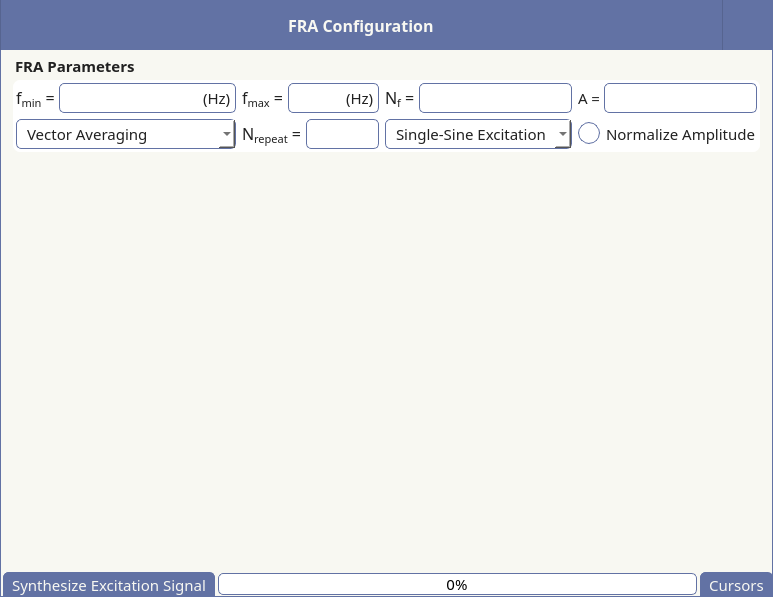
<?xml version="1.0" encoding="UTF-8"?>
<ui version="4.0">
 <class>MainWindow</class>
 <widget class="QMainWindow" name="MainWindow">
  <property name="windowModality">
   <enum>Qt::WindowModality::WindowModal</enum>
  </property>
  <property name="geometry">
   <rect>
    <x>0</x>
    <y>0</y>
    <width>773</width>
    <height>597</height>
   </rect>
  </property>
  <property name="windowTitle">
   <string>FRA Settings</string>
  </property>
  <property name="styleSheet">
   <string notr="true">QWidget {
	font-family: Droid Sans;
	font-size: 15px;
    color: #212121;
}

QTableWidget::item {
	font-family: Open Sans;
	font-size: 15px;
}
</string>
  </property>
  <widget class="QWidget" name="centralwidget">
   <property name="styleSheet">
    <string notr="true"/>
   </property>
   <layout class="QGridLayout" name="gridLayout">
    <property name="leftMargin">
     <number>0</number>
    </property>
    <property name="topMargin">
     <number>0</number>
    </property>
    <property name="rightMargin">
     <number>0</number>
    </property>
    <property name="bottomMargin">
     <number>0</number>
    </property>
    <property name="spacing">
     <number>0</number>
    </property>
    <item row="0" column="0">
     <widget class="QFrame" name="frameTop">
      <property name="minimumSize">
       <size>
        <width>0</width>
        <height>50</height>
       </size>
      </property>
      <property name="maximumSize">
       <size>
        <width>16777215</width>
        <height>50</height>
       </size>
      </property>
      <property name="styleSheet">
       <string notr="true"/>
      </property>
      <property name="frameShape">
       <enum>QFrame::Shape::NoFrame</enum>
      </property>
      <property name="frameShadow">
       <enum>QFrame::Shadow::Raised</enum>
      </property>
      <layout class="QHBoxLayout" name="horizontalLayout_15">
       <property name="spacing">
        <number>0</number>
       </property>
       <property name="leftMargin">
        <number>0</number>
       </property>
       <property name="topMargin">
        <number>0</number>
       </property>
       <property name="rightMargin">
        <number>0</number>
       </property>
       <property name="bottomMargin">
        <number>0</number>
       </property>
       <item>
        <widget class="QFrame" name="frameTop_1">
         <property name="minimumSize">
          <size>
           <width>0</width>
           <height>50</height>
          </size>
         </property>
         <property name="maximumSize">
          <size>
           <width>16777215</width>
           <height>50</height>
          </size>
         </property>
         <property name="styleSheet">
          <string notr="true">#frameTop_1 {	
	background-color: #6272a4;
	border-left:1px solid #566490;
	border-right:1px solid #566490;
}</string>
         </property>
         <property name="frameShape">
          <enum>QFrame::Shape::NoFrame</enum>
         </property>
         <property name="frameShadow">
          <enum>QFrame::Shadow::Raised</enum>
         </property>
         <layout class="QGridLayout" name="gridLayout_8">
          <item row="0" column="0">
           <spacer name="horizontalSpacer_12">
            <property name="orientation">
             <enum>Qt::Orientation::Horizontal</enum>
            </property>
            <property name="sizeHint" stdset="0">
             <size>
              <width>372</width>
              <height>20</height>
             </size>
            </property>
           </spacer>
          </item>
          <item row="0" column="1">
           <widget class="QLabel" name="label_2">
            <property name="font">
             <font>
              <family>Droid Sans</family>
              <pointsize>-1</pointsize>
              <bold>true</bold>
             </font>
            </property>
            <property name="styleSheet">
             <string notr="true">QLabel {
	color: #f8f8f2;
	font-size: 16px;
}</string>
            </property>
            <property name="text">
             <string>FRA Configuration</string>
            </property>
           </widget>
          </item>
          <item row="0" column="2">
           <spacer name="horizontalSpacer_13">
            <property name="orientation">
             <enum>Qt::Orientation::Horizontal</enum>
            </property>
            <property name="sizeHint" stdset="0">
             <size>
              <width>372</width>
              <height>20</height>
             </size>
            </property>
           </spacer>
          </item>
         </layout>
        </widget>
       </item>
       <item>
        <widget class="QFrame" name="frameTop_2">
         <property name="minimumSize">
          <size>
           <width>50</width>
           <height>50</height>
          </size>
         </property>
         <property name="maximumSize">
          <size>
           <width>16777215</width>
           <height>50</height>
          </size>
         </property>
         <property name="styleSheet">
          <string notr="true">#frameTop_2 {	
	background-color: #6272a4;
}</string>
         </property>
         <property name="frameShape">
          <enum>QFrame::Shape::NoFrame</enum>
         </property>
         <property name="frameShadow">
          <enum>QFrame::Shadow::Raised</enum>
         </property>
         <layout class="QHBoxLayout" name="horizontalLayout_13">
          <property name="spacing">
           <number>5</number>
          </property>
          <property name="leftMargin">
           <number>5</number>
          </property>
          <property name="topMargin">
           <number>0</number>
          </property>
          <property name="rightMargin">
           <number>5</number>
          </property>
          <property name="bottomMargin">
           <number>0</number>
          </property>
          <item>
           <widget class="QPushButton" name="pushButtonCloseApp">
            <property name="minimumSize">
             <size>
              <width>28</width>
              <height>28</height>
             </size>
            </property>
            <property name="maximumSize">
             <size>
              <width>28</width>
              <height>28</height>
             </size>
            </property>
            <property name="styleSheet">
             <string notr="true">QPushButton {	
	background-color: rgba(255, 255, 255, 0);
	border: none; 
	border-radius: 5px;
	color: white;
}

QPushButton:hover {
	background-color:  #D21F3C;
	border-style: solid;
	border-radius: 4px;
	color: white;
}
QPushButton:pressed {
	background-color: #B31431;
	border-style: solid;
	border-radius: 4px;
	color: white;
}</string>
            </property>
            <property name="text">
             <string/>
            </property>
            <property name="icon">
             <iconset resource="q_resources.qrc">
              <normaloff>:/icons/icons/icon_close.png</normaloff>:/icons/icons/icon_close.png</iconset>
            </property>
           </widget>
          </item>
         </layout>
        </widget>
       </item>
      </layout>
     </widget>
    </item>
    <item row="1" column="0">
     <widget class="QFrame" name="frameContent">
      <property name="styleSheet">
       <string notr="true">#frameContent {
	background-color: #f8f8f2;
	border-right: 1px solid #6272a4;
	border-bottom: 1px solid #6272a4;
	border-left: 1px solid #6272a4;
}</string>
      </property>
      <property name="frameShape">
       <enum>QFrame::Shape::NoFrame</enum>
      </property>
      <property name="frameShadow">
       <enum>QFrame::Shadow::Raised</enum>
      </property>
      <layout class="QGridLayout" name="gridLayout_4">
       <property name="leftMargin">
        <number>0</number>
       </property>
       <property name="topMargin">
        <number>0</number>
       </property>
       <property name="rightMargin">
        <number>0</number>
       </property>
       <property name="bottomMargin">
        <number>0</number>
       </property>
       <property name="spacing">
        <number>0</number>
       </property>
       <item row="0" column="0">
        <layout class="QGridLayout" name="gridLayout_3">
         <property name="bottomMargin">
          <number>9</number>
         </property>
         <property name="horizontalSpacing">
          <number>0</number>
         </property>
         <property name="verticalSpacing">
          <number>3</number>
         </property>
         <item row="0" column="0" colspan="3">
          <widget class="QLabel" name="label_7">
           <property name="font">
            <font>
             <family>Droid Sans</family>
             <pointsize>-1</pointsize>
             <bold>true</bold>
            </font>
           </property>
           <property name="styleSheet">
            <string notr="true">QLabel {
	margin-top: 5px;
	margin-left: 11px;
}</string>
           </property>
           <property name="text">
            <string>FRA Parameters</string>
           </property>
          </widget>
         </item>
         <item row="1" column="0">
          <spacer name="horizontalSpacer_2">
           <property name="orientation">
            <enum>Qt::Orientation::Horizontal</enum>
           </property>
           <property name="sizeType">
            <enum>QSizePolicy::Policy::Fixed</enum>
           </property>
           <property name="sizeHint" stdset="0">
            <size>
             <width>13</width>
             <height>20</height>
            </size>
           </property>
          </spacer>
         </item>
         <item row="1" column="1">
          <widget class="QFrame" name="frame">
           <property name="styleSheet">
            <string notr="true">#frame {
	background: white;
	border: 0px solid #6272a4;
	border-radius: 7px;
}</string>
           </property>
           <property name="frameShape">
            <enum>QFrame::Shape::StyledPanel</enum>
           </property>
           <property name="frameShadow">
            <enum>QFrame::Shadow::Raised</enum>
           </property>
           <layout class="QGridLayout" name="gridLayout_2">
            <property name="leftMargin">
             <number>3</number>
            </property>
            <property name="topMargin">
             <number>3</number>
            </property>
            <property name="rightMargin">
             <number>3</number>
            </property>
            <property name="bottomMargin">
             <number>3</number>
            </property>
            <property name="spacing">
             <number>6</number>
            </property>
            <item row="2" column="0">
             <widget class="QComboBox" name="comboBoxAverageType">
              <property name="minimumSize">
               <size>
                <width>220</width>
                <height>30</height>
               </size>
              </property>
              <property name="maximumSize">
               <size>
                <width>16777215</width>
                <height>30</height>
               </size>
              </property>
              <property name="styleSheet">
               <string notr="true">QComboBox{
	background-color: white;
	border-radius: 5px;
	border: 1px solid #6272a4;
	padding-left: 10px;
	padding-right: 10px;
	height: 20px;
}

QComboBox:hover{
	border: 1px solid #7284b9;
}

QComboBox:disabled{
	border: 1px solid #7d7d7d;
	color: #7d7d7d;
}

QComboBox::drop-down {
	background-color: white;
	subcontrol-origin: padding;
	subcontrol-position: top right;
	width: 28px; 
	border-left: 1px solid #6272a4;
	border-top-right-radius: 3px;
	background-image: url(:/icons/icons/icon_arrow_bottom.png);
	border-bottom-right-radius: 3px;
	background-position: center;
	background-repeat: no-reperat;
 }

QComboBox::drop-down:disabled {
	background-color: #aaaaaa;
	border-left-color: #aaaaaa;
 }

QComboBox::drop-down:hover {
	background-color: #d1eeff;
 }

QComboBox::drop-down:on {
	background-image: url(:/icons/icons/icon_arrow_top.png);
 }

QComboBox QAbstractItemView {
    background-color: white;
    selection-background-color: #adc9ff;
	selection-color: #212121;
	height: 20px;
    outline: 0;
}
</string>
              </property>
              <item>
               <property name="text">
                <string>Vector Averaging</string>
               </property>
              </item>
              <item>
               <property name="text">
                <string>Exponential Averaging</string>
               </property>
              </item>
             </widget>
            </item>
            <item row="2" column="3">
             <widget class="QCheckBox" name="checkBoxNormalize">
              <property name="styleSheet">
               <string notr="true">QCheckBox::indicator {
    border: 1px solid #6272a4;
	width: 20px;
	height: 20px;
	border-radius: 11px;
    background: white;
}
QCheckBox::indicator:hover {
    border: 1px solid #7284b9;
}
QCheckBox::indicator:checked {
	background-image: url(:/icons/icons/icon_check.png);
	background-repeat: no-repeat;
    background-position: center;
}</string>
              </property>
              <property name="text">
               <string>Normalize Amplitude</string>
              </property>
             </widget>
            </item>
            <item row="1" column="2">
             <layout class="QHBoxLayout" name="horizontalLayout_5">
              <property name="spacing">
               <number>0</number>
              </property>
              <item>
               <widget class="QLabel" name="label_8">
                <property name="minimumSize">
                 <size>
                  <width>0</width>
                  <height>30</height>
                 </size>
                </property>
                <property name="maximumSize">
                 <size>
                  <width>40</width>
                  <height>30</height>
                 </size>
                </property>
                <property name="styleSheet">
                 <string notr="true"/>
                </property>
                <property name="text">
                 <string>&lt;html&gt;&lt;head/&gt;&lt;body&gt;&lt;p&gt;&lt;span style=&quot; font-size:12pt;&quot;&gt;N&lt;/span&gt;&lt;span style=&quot; font-size:12pt; vertical-align:sub;&quot;&gt;f&lt;/span&gt;&lt;span style=&quot; font-size:12pt;&quot;&gt; = &lt;/span&gt;&lt;/p&gt;&lt;/body&gt;&lt;/html&gt;</string>
                </property>
               </widget>
              </item>
              <item>
               <widget class="QLineEdit" name="lineEditNfreq">
                <property name="sizePolicy">
                 <sizepolicy hsizetype="Expanding" vsizetype="Fixed">
                  <horstretch>0</horstretch>
                  <verstretch>0</verstretch>
                 </sizepolicy>
                </property>
                <property name="minimumSize">
                 <size>
                  <width>50</width>
                  <height>30</height>
                 </size>
                </property>
                <property name="maximumSize">
                 <size>
                  <width>16777215</width>
                  <height>30</height>
                 </size>
                </property>
                <property name="styleSheet">
                 <string notr="true">QLineEdit {
	color: #212121;
	background-color: white;
	border: 1px solid #6272a4;
	border-radius: 5px;
	padding-left: 3px;
}</string>
                </property>
               </widget>
              </item>
             </layout>
            </item>
            <item row="1" column="3">
             <layout class="QHBoxLayout" name="horizontalLayout_2">
              <property name="spacing">
               <number>0</number>
              </property>
              <item>
               <widget class="QLabel" name="label_6">
                <property name="sizePolicy">
                 <sizepolicy hsizetype="Fixed" vsizetype="Preferred">
                  <horstretch>0</horstretch>
                  <verstretch>0</verstretch>
                 </sizepolicy>
                </property>
                <property name="minimumSize">
                 <size>
                  <width>0</width>
                  <height>30</height>
                 </size>
                </property>
                <property name="maximumSize">
                 <size>
                  <width>16777215</width>
                  <height>30</height>
                 </size>
                </property>
                <property name="styleSheet">
                 <string notr="true"/>
                </property>
                <property name="text">
                 <string>A = </string>
                </property>
               </widget>
              </item>
              <item>
               <widget class="QLineEdit" name="lineEditAmplitude">
                <property name="sizePolicy">
                 <sizepolicy hsizetype="Expanding" vsizetype="Fixed">
                  <horstretch>0</horstretch>
                  <verstretch>0</verstretch>
                 </sizepolicy>
                </property>
                <property name="minimumSize">
                 <size>
                  <width>50</width>
                  <height>30</height>
                 </size>
                </property>
                <property name="maximumSize">
                 <size>
                  <width>16777215</width>
                  <height>30</height>
                 </size>
                </property>
                <property name="styleSheet">
                 <string notr="true">QLineEdit {
	color: #212121;
	background-color: white;
	border: 1px solid #6272a4;
	border-radius: 5px;
	padding-left: 3px;
}</string>
                </property>
               </widget>
              </item>
             </layout>
            </item>
            <item row="2" column="1">
             <layout class="QHBoxLayout" name="horizontalLayout_4">
              <property name="spacing">
               <number>0</number>
              </property>
              <item>
               <widget class="QLabel" name="label_9">
                <property name="minimumSize">
                 <size>
                  <width>0</width>
                  <height>30</height>
                 </size>
                </property>
                <property name="maximumSize">
                 <size>
                  <width>16777215</width>
                  <height>30</height>
                 </size>
                </property>
                <property name="styleSheet">
                 <string notr="true"/>
                </property>
                <property name="text">
                 <string>&lt;html&gt;&lt;head/&gt;&lt;body&gt;&lt;p&gt;&lt;span style=&quot; font-size:12pt;&quot;&gt;N&lt;/span&gt;&lt;span style=&quot; font-size:12pt; vertical-align:sub;&quot;&gt;repeat&lt;/span&gt;&lt;span style=&quot; font-size:12pt;&quot;&gt; = &lt;/span&gt;&lt;/p&gt;&lt;/body&gt;&lt;/html&gt;</string>
                </property>
               </widget>
              </item>
              <item>
               <widget class="QLineEdit" name="lineEditRepeat">
                <property name="minimumSize">
                 <size>
                  <width>50</width>
                  <height>30</height>
                 </size>
                </property>
                <property name="maximumSize">
                 <size>
                  <width>16777215</width>
                  <height>30</height>
                 </size>
                </property>
                <property name="styleSheet">
                 <string notr="true">QLineEdit {
	color: #212121;
	background-color: white;
	border: 1px solid #6272a4;
	border-radius: 5px;
	padding-left: 3px;
}</string>
                </property>
               </widget>
              </item>
             </layout>
            </item>
            <item row="1" column="1">
             <layout class="QHBoxLayout" name="horizontalLayout_3">
              <property name="spacing">
               <number>0</number>
              </property>
              <item>
               <widget class="QLabel" name="label_3">
                <property name="sizePolicy">
                 <sizepolicy hsizetype="Preferred" vsizetype="Preferred">
                  <horstretch>0</horstretch>
                  <verstretch>0</verstretch>
                 </sizepolicy>
                </property>
                <property name="minimumSize">
                 <size>
                  <width>0</width>
                  <height>30</height>
                 </size>
                </property>
                <property name="maximumSize">
                 <size>
                  <width>16777215</width>
                  <height>30</height>
                 </size>
                </property>
                <property name="styleSheet">
                 <string notr="true"/>
                </property>
                <property name="text">
                 <string>&lt;html&gt;&lt;head/&gt;&lt;body&gt;&lt;p&gt;&lt;span style=&quot; font-size:12pt;&quot;&gt;f&lt;/span&gt;&lt;span style=&quot; font-size:12pt; vertical-align:sub;&quot;&gt;max&lt;/span&gt;&lt;span style=&quot; font-size:12pt;&quot;&gt; = &lt;/span&gt;&lt;/p&gt;&lt;/body&gt;&lt;/html&gt;</string>
                </property>
               </widget>
              </item>
              <item>
               <widget class="QLineEdit" name="lineEditFmax">
                <property name="sizePolicy">
                 <sizepolicy hsizetype="Expanding" vsizetype="Fixed">
                  <horstretch>0</horstretch>
                  <verstretch>0</verstretch>
                 </sizepolicy>
                </property>
                <property name="minimumSize">
                 <size>
                  <width>50</width>
                  <height>30</height>
                 </size>
                </property>
                <property name="maximumSize">
                 <size>
                  <width>16777215</width>
                  <height>30</height>
                 </size>
                </property>
                <property name="styleSheet">
                 <string notr="true">QLineEdit {
	color: #212121;
	background-color: white;
	border-left: 1px solid #6272a4;
	border-top: 1px solid #6272a4;
	border-bottom: 1px solid #6272a4;
	border-top-left-radius: 5px;
	border-bottom-left-radius: 5px;
	padding-left: 3px;
}</string>
                </property>
               </widget>
              </item>
              <item>
               <widget class="QLabel" name="label_5">
                <property name="sizePolicy">
                 <sizepolicy hsizetype="Fixed" vsizetype="Preferred">
                  <horstretch>0</horstretch>
                  <verstretch>0</verstretch>
                 </sizepolicy>
                </property>
                <property name="minimumSize">
                 <size>
                  <width>0</width>
                  <height>30</height>
                 </size>
                </property>
                <property name="maximumSize">
                 <size>
                  <width>16777215</width>
                  <height>30</height>
                 </size>
                </property>
                <property name="styleSheet">
                 <string notr="true">QLabel {
	color: #212121;
	background-color: white;
	border-right: 1px solid #6272a4;
	border-top: 1px solid #6272a4;
	border-bottom: 1px solid #6272a4;
	border-top-right-radius: 5px;
	border-bottom-right-radius: 5px;
}</string>
                </property>
                <property name="text">
                 <string>(Hz)</string>
                </property>
               </widget>
              </item>
             </layout>
            </item>
            <item row="2" column="2">
             <widget class="QComboBox" name="comboBoxExcitationType">
              <property name="minimumSize">
               <size>
                <width>0</width>
                <height>30</height>
               </size>
              </property>
              <property name="maximumSize">
               <size>
                <width>16777215</width>
                <height>30</height>
               </size>
              </property>
              <property name="styleSheet">
               <string notr="true">QComboBox{
	background-color: white;
	border-radius: 5px;
	border: 1px solid #6272a4;
	padding-left: 10px;
	padding-right: 10px;
	height: 20px;
}

QComboBox:hover{
	border: 1px solid #7284b9;
}

QComboBox:disabled{
	border: 1px solid #7d7d7d;
	color: #7d7d7d;
}

QComboBox::drop-down {
	background-color: white;
	subcontrol-origin: padding;
	subcontrol-position: top right;
	width: 28px; 
	border-left: 1px solid #6272a4;
	border-top-right-radius: 3px;
	background-image: url(:/icons/icons/icon_arrow_bottom.png);
	border-bottom-right-radius: 3px;
	background-position: center;
	background-repeat: no-reperat;
 }

QComboBox::drop-down:disabled {
	background-color: #aaaaaa;
	border-left-color: #aaaaaa;
 }

QComboBox::drop-down:hover {
	background-color: #d1eeff;
 }

QComboBox::drop-down:on {
	background-image: url(:/icons/icons/icon_arrow_top.png);
 }

QComboBox QAbstractItemView {
    background-color: white;
    selection-background-color: #adc9ff;
	selection-color: #212121;
	height: 20px;
    outline: 0;
}
</string>
              </property>
              <item>
               <property name="text">
                <string>Single-Sine Excitation</string>
               </property>
              </item>
              <item>
               <property name="text">
                <string>Multi-Sine Excitation</string>
               </property>
              </item>
             </widget>
            </item>
            <item row="1" column="0">
             <layout class="QHBoxLayout" name="horizontalLayout">
              <property name="spacing">
               <number>0</number>
              </property>
              <item>
               <widget class="QLabel" name="label">
                <property name="sizePolicy">
                 <sizepolicy hsizetype="Fixed" vsizetype="Preferred">
                  <horstretch>0</horstretch>
                  <verstretch>0</verstretch>
                 </sizepolicy>
                </property>
                <property name="minimumSize">
                 <size>
                  <width>0</width>
                  <height>30</height>
                 </size>
                </property>
                <property name="maximumSize">
                 <size>
                  <width>16777215</width>
                  <height>30</height>
                 </size>
                </property>
                <property name="styleSheet">
                 <string notr="true"/>
                </property>
                <property name="text">
                 <string>&lt;html&gt;&lt;head/&gt;&lt;body&gt;&lt;p&gt;&lt;span style=&quot; font-size:12pt;&quot;&gt;f&lt;/span&gt;&lt;span style=&quot; font-size:12pt; vertical-align:sub;&quot;&gt;min&lt;/span&gt;&lt;span style=&quot; font-size:12pt;&quot;&gt; = &lt;/span&gt;&lt;/p&gt;&lt;/body&gt;&lt;/html&gt;</string>
                </property>
               </widget>
              </item>
              <item>
               <widget class="QLineEdit" name="lineEditFmin">
                <property name="sizePolicy">
                 <sizepolicy hsizetype="Expanding" vsizetype="Fixed">
                  <horstretch>0</horstretch>
                  <verstretch>0</verstretch>
                 </sizepolicy>
                </property>
                <property name="minimumSize">
                 <size>
                  <width>50</width>
                  <height>30</height>
                 </size>
                </property>
                <property name="maximumSize">
                 <size>
                  <width>16777215</width>
                  <height>30</height>
                 </size>
                </property>
                <property name="styleSheet">
                 <string notr="true">QLineEdit {
	color: #212121;
	background-color: white;
	border-left: 1px solid #6272a4;
	border-top: 1px solid #6272a4;
	border-bottom: 1px solid #6272a4;
	border-top-left-radius: 5px;
	border-bottom-left-radius: 5px;
	padding-left: 3px;
}</string>
                </property>
               </widget>
              </item>
              <item>
               <widget class="QLabel" name="label_4">
                <property name="sizePolicy">
                 <sizepolicy hsizetype="Fixed" vsizetype="Preferred">
                  <horstretch>0</horstretch>
                  <verstretch>0</verstretch>
                 </sizepolicy>
                </property>
                <property name="minimumSize">
                 <size>
                  <width>0</width>
                  <height>30</height>
                 </size>
                </property>
                <property name="maximumSize">
                 <size>
                  <width>16777215</width>
                  <height>30</height>
                 </size>
                </property>
                <property name="styleSheet">
                 <string notr="true">QLabel {
	color: #212121;
	background-color: white;
	border-right: 1px solid #6272a4;
	border-top: 1px solid #6272a4;
	border-bottom: 1px solid #6272a4;
	border-top-right-radius: 5px;
	border-bottom-right-radius: 5px;
}</string>
                </property>
                <property name="text">
                 <string>(Hz)</string>
                </property>
               </widget>
              </item>
             </layout>
            </item>
           </layout>
          </widget>
         </item>
         <item row="1" column="2">
          <spacer name="horizontalSpacer_3">
           <property name="orientation">
            <enum>Qt::Orientation::Horizontal</enum>
           </property>
           <property name="sizeType">
            <enum>QSizePolicy::Policy::Fixed</enum>
           </property>
           <property name="sizeHint" stdset="0">
            <size>
             <width>13</width>
             <height>20</height>
            </size>
           </property>
          </spacer>
         </item>
        </layout>
       </item>
       <item row="1" column="0">
        <layout class="QVBoxLayout" name="verticalLayout">
         <item>
          <widget class="GraphicsLayoutWidget" name="graphFRAConfig" native="true">
           <property name="sizePolicy">
            <sizepolicy hsizetype="Expanding" vsizetype="Expanding">
             <horstretch>0</horstretch>
             <verstretch>0</verstretch>
            </sizepolicy>
           </property>
           <property name="minimumSize">
            <size>
             <width>0</width>
             <height>200</height>
            </size>
           </property>
          </widget>
         </item>
         <item>
          <widget class="GraphicsLayoutWidget" name="graphFRAExcitation" native="true">
           <property name="sizePolicy">
            <sizepolicy hsizetype="Preferred" vsizetype="Expanding">
             <horstretch>0</horstretch>
             <verstretch>0</verstretch>
            </sizepolicy>
           </property>
           <property name="minimumSize">
            <size>
             <width>0</width>
             <height>200</height>
            </size>
           </property>
          </widget>
         </item>
        </layout>
       </item>
       <item row="2" column="0">
        <layout class="QHBoxLayout" name="horizontalLayout_6">
         <property name="spacing">
          <number>3</number>
         </property>
         <property name="leftMargin">
          <number>3</number>
         </property>
         <property name="rightMargin">
          <number>0</number>
         </property>
         <item>
          <widget class="QPushButton" name="pushButtonUpdateFRAExcitation">
           <property name="minimumSize">
            <size>
             <width>0</width>
             <height>25</height>
            </size>
           </property>
           <property name="maximumSize">
            <size>
             <width>16777215</width>
             <height>25</height>
            </size>
           </property>
           <property name="styleSheet">
            <string notr="true">QPushButton {
	background-color: #6272a4;	
	border-top-left-radius: 5px;
	border-top-right-radius: 5px;
	border: 1px solid #6272a4;
    color: #f8f8f2;
	padding-left: 8px;
	padding-right: 8px;
}

QPushButton:hover {
	background-color: #7284b9;
	border-style: solid;
	color: #f8f8f2;
}

QPushButton:pressed {
	background-color: #566490;
	border-style: solid;
	color: #f8f8f2;
}

QPushButton:disabled {
	background-color: #aaaaaa;
	border: 2px solid #aaaaaa;
}</string>
           </property>
           <property name="text">
            <string>Synthesize Excitation Signal</string>
           </property>
          </widget>
         </item>
         <item>
          <widget class="QProgressBar" name="progressBarExcitationSynhesis">
           <property name="minimumSize">
            <size>
             <width>0</width>
             <height>22</height>
            </size>
           </property>
           <property name="maximumSize">
            <size>
             <width>16777215</width>
             <height>22</height>
            </size>
           </property>
           <property name="styleSheet">
            <string notr="true">QProgressBar
{
	border: 1px solid #6272a4;
	border-radius: 5px;
	color: black;
}
QProgressBar::chunk 
{
	background-color: #7284b9;
	border-radius: 4px;
}    </string>
           </property>
           <property name="value">
            <number>0</number>
           </property>
           <property name="alignment">
            <set>Qt::AlignmentFlag::AlignCenter</set>
           </property>
          </widget>
         </item>
         <item>
          <widget class="QPushButton" name="pushButtonEnableFRAConfigCursors">
           <property name="enabled">
            <bool>true</bool>
           </property>
           <property name="minimumSize">
            <size>
             <width>0</width>
             <height>25</height>
            </size>
           </property>
           <property name="maximumSize">
            <size>
             <width>16777215</width>
             <height>25</height>
            </size>
           </property>
           <property name="styleSheet">
            <string notr="true">QPushButton {
	background-color: #6272a4;	
	border-top-left-radius: 5px;
	border-top-right-radius: 5px;
	border: 1px solid #6272a4;
    color: #f8f8f2;
	padding-left: 8px;
	padding-right: 8px;
}

QPushButton:hover {
	background-color: #7284b9;
	border-style: solid;
	color: #f8f8f2;
}

QPushButton:pressed {
	background-color: #566490;
	border-style: solid;
	color: #f8f8f2;
}

QPushButton:disabled {
	background-color: #aaaaaa;
	border: 2px solid #aaaaaa;
}</string>
           </property>
           <property name="text">
            <string>Cursors</string>
           </property>
           <property name="checkable">
            <bool>true</bool>
           </property>
          </widget>
         </item>
        </layout>
       </item>
      </layout>
     </widget>
    </item>
   </layout>
  </widget>
 </widget>
 <customwidgets>
  <customwidget>
   <class>GraphicsLayoutWidget</class>
   <extends>QWidget</extends>
   <header>pyqtgraph</header>
   <container>1</container>
  </customwidget>
 </customwidgets>
 <resources>
  <include location="q_resources.qrc"/>
 </resources>
 <connections/>
</ui>
